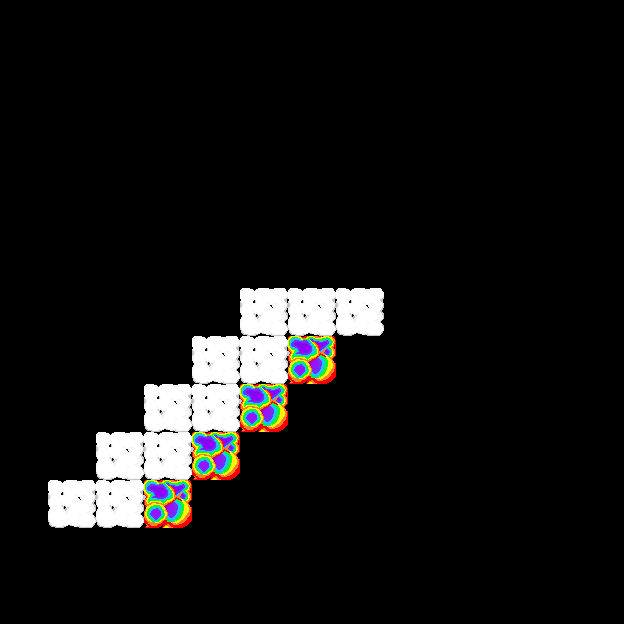

The image is a tile-based game level rendered from a .tmx file. Its description and complete source (layers, tilesets, objects, tile grids) follow:
An orthogonal 13x13 tile map with 48x48 px tiles, 1 tile layer (blocks), 3 tilesets.

<map version="1.10" tiledversion="1.10.2" orientation="orthogonal" renderorder="right-down" width="13" height="13" tilewidth="48" tileheight="48" infinite="0" nextlayerid="3" nextobjectid="16">
 <tileset firstgid="1" source="../Terrain.tsx" />
 <tileset firstgid="16" source="../Spike.tsx" />
 <tileset firstgid="17" source="../blocks2.tsx" />
 <layer id="1" name="blocks" width="13" height="13">
  <data encoding="csv">
0,0,0,0,0,0,0,0,0,0,0,0,0,
0,0,0,0,0,0,0,0,0,0,0,0,0,
0,0,0,0,0,0,0,0,0,0,0,0,0,
0,0,0,0,0,0,0,0,0,0,0,0,0,
0,0,0,0,0,0,0,0,0,0,0,0,0,
0,0,0,0,0,0,0,0,0,0,0,0,0,
0,0,0,0,0,17,17,17,0,0,0,0,0,
0,0,0,0,17,17,22,0,0,0,0,0,0,
0,0,0,17,17,22,0,0,0,0,0,0,0,
0,0,17,17,22,0,0,0,0,0,0,0,0,
0,17,17,22,0,0,0,0,0,0,0,0,0,
0,0,0,0,0,0,0,0,0,0,0,0,0,
0,0,0,0,0,0,0,0,0,0,0,0,0
</data>
 </layer>
 <objectgroup id="2" name="Objekts" />
</map>
